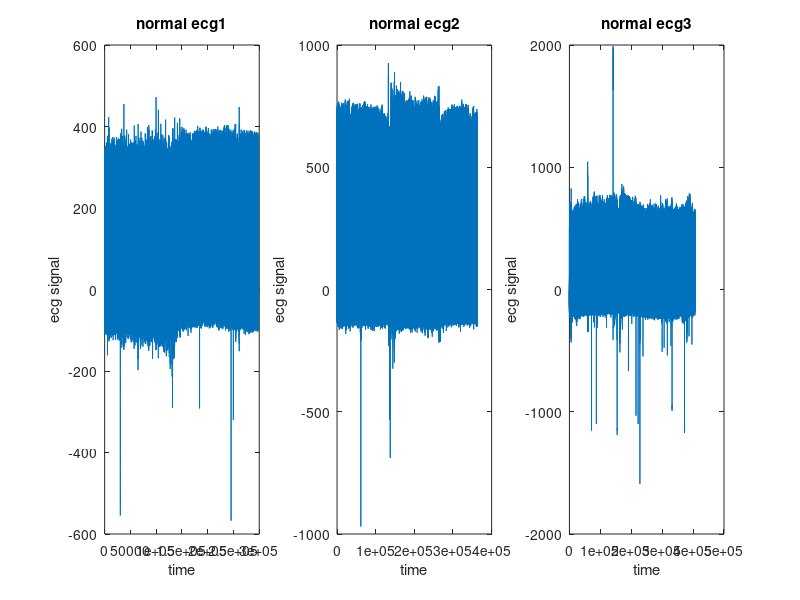

MATLAB code for this plot: (Note: this script raises an error after producing the figure.)
clear all;
close all;
clc;

%%

% display signal 1
load('ecg_normal_1.mat');
fs1 = Fs;
ecg1 = ecg;

load('ecg_normal_2.mat');
fs2 = Fs;
ecg2 = ecg;

load('ecg_normal_3.mat');
fs3 = Fs;
ecg3 = ecg;

subplot(1,3,1);
plot(ecg1);
xlabel('time');
ylabel('ecg signal');
title('normal ecg1');

subplot(1,3,2);
plot(ecg2);
xlabel('time');
ylabel('ecg signal');
title('normal ecg2');

subplot(1,3,3);
plot(ecg3);
xlabel('time');
ylabel('ecg signal');
title('normal ecg3');


% display signals on 4 seconds
tmin = 1;
tmax = 5;
[ecg_w1, t_w1] =  windowECG(ecg1, fs1, tmin, tmax);
[ecg_w2, t_w2] =  windowECG(ecg2, fs2, tmin, tmax);
[ecg_w3, t_w3] =  windowECG(ecg2, fs3, tmin, tmax);

figure;
subplot(1,3,1);
plot(t_w1, ecg_w1);
xlabel('time');
ylabel('ecg signal');
title('normal ecg 1');

subplot(1,3,2);
plot(t_w2, ecg_w2);
xlabel('time');
ylabel('ecg signal');
title('normal ecg 2');

subplot(1,3,3);
plot(t_w3, ecg_w3);
xlabel('time');
ylabel('ecg signal');
title('normal ecg 3');


